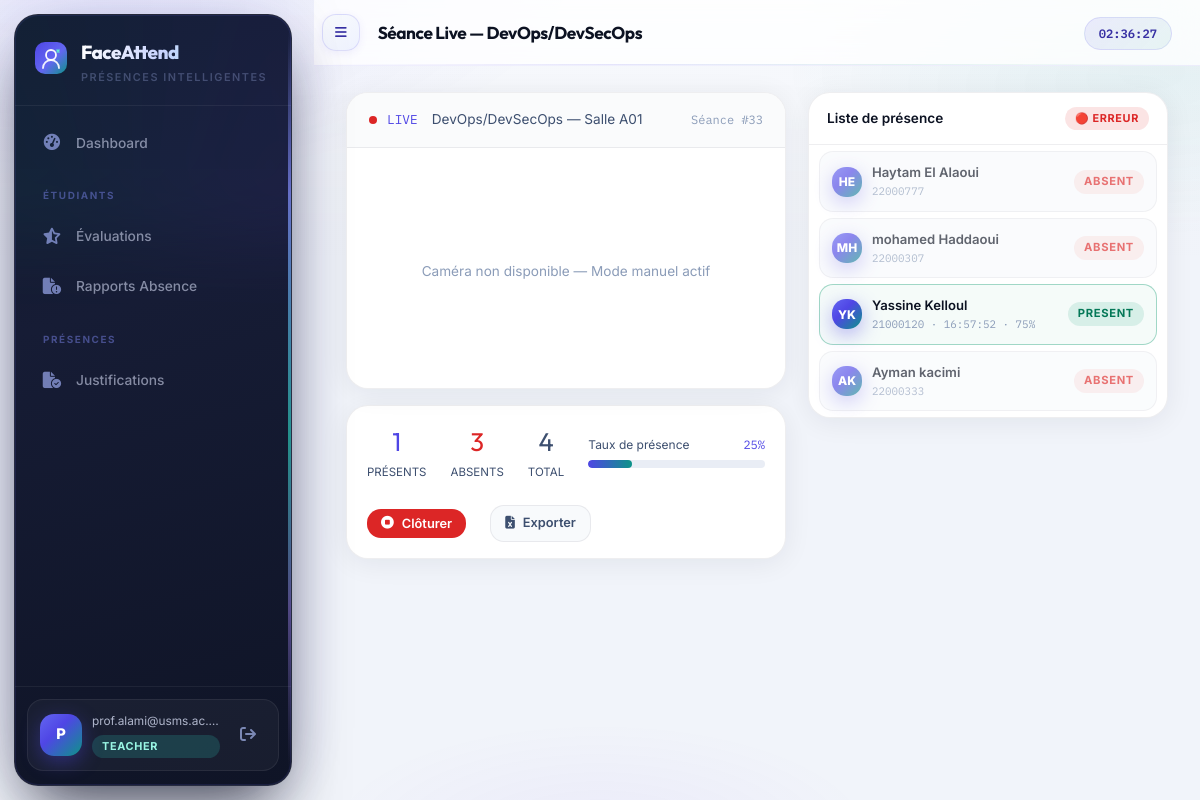
The page /teacher/session/33 (signed in) on the database its author committed.
### app/models/__init__.py (models this page shows, shortened)
class User(UserMixin, db.Model):
    __tablename__ = "users"
    id           = db.Column(db.Integer, primary_key=True)
    email        = db.Column(db.String(255), unique=True, nullable=False, index=True)
    password_hash= db.Column(db.String(255), nullable=False)
    role         = db.Column(db.Enum(RoleEnum), nullable=False)
    is_active    = db.Column(db.Boolean, default=True)
    consent_given= db.Column(db.Boolean, default=False)          # CNDP
    consent_date = db.Column(db.DateTime)
    failed_logins= db.Column(db.Integer, default=0)
    locked_until = db.Column(db.DateTime)
    created_at   = db.Column(db.DateTime, default=lambda: datetime.now(timezone.utc))
    updated_at   = db.Column(db.DateTime, onupdate=lambda: datetime.now(timezone.utc))
    deleted_at   = db.Column(db.DateTime)   # Soft delete (droit à l'oubli CNDP)
    student_profile = db.relationship("Student", back_populates="user", uselist=False)
    teacher_profile = db.relationship("Teacher", back_populates="user", uselist=False)

class Course(db.Model):
    __tablename__ = "courses"
    id          = db.Column(db.Integer, primary_key=True)
    teacher_id  = db.Column(db.Integer, db.ForeignKey("teachers.id"))
    name        = db.Column(db.String(150), nullable=False)
    code        = db.Column(db.String(20), unique=True, nullable=False)
    description = db.Column(db.Text)
    credits     = db.Column(db.Integer, default=3)
    room        = db.Column(db.String(50))
    is_active   = db.Column(db.Boolean, default=True)
    teacher     = db.relationship("Teacher", back_populates="courses")
    sessions    = db.relationship("Session", back_populates="course", lazy="dynamic")
    enrollments = db.relationship("Enrollment", back_populates="course", lazy="dynamic")

class Session(db.Model):
    __tablename__ = "sessions"
    id           = db.Column(db.Integer, primary_key=True)
    course_id    = db.Column(db.Integer, db.ForeignKey("courses.id"))
    started_at   = db.Column(db.DateTime, nullable=False)
    ended_at     = db.Column(db.DateTime)
    room         = db.Column(db.String(50))
    is_closed    = db.Column(db.Boolean, default=False)
    late_threshold_minutes = db.Column(db.Integer, default=15)
    course      = db.relationship("Course", back_populates="sessions")
    attendances = db.relationship("Attendance", back_populates="session", lazy="dynamic")
    @property
    def present_count(self):
        return self.attendances.filter_by(status=AttendanceStatus.PRESENT).count()
    @property
    def absent_count(self):
        return self.attendances.filter_by(status=AttendanceStatus.ABSENT).count()

class Student(db.Model):
    __tablename__ = "students"
    id              = db.Column(db.Integer, primary_key=True)
    user_id         = db.Column(db.Integer, db.ForeignKey("users.id"), unique=True)
    student_number  = db.Column(db.String(20), unique=True, nullable=False)  # CNE / Matricule
    first_name      = db.Column(db.String(100), nullable=False)
    last_name       = db.Column(db.String(100), nullable=False)
    program         = db.Column(db.String(100))   # Filière
    year_of_study   = db.Column(db.Integer)
    group_name      = db.Column(db.String(50))
    face_encoding_enc  = db.Column(db.LargeBinary)   # AES-GCM ciphertext
    face_encoding_nonce= db.Column(db.LargeBinary)   # 96-bit nonce GCM
    face_encoding_tag  = db.Column(db.LargeBinary)   # 128-bit auth tag GCM
    face_photo_enc     = db.Column(db.LargeBinary)
    face_photo_nonce   = db.Column(db.LargeBinary)
    face_photo_tag     = db.Column(db.LargeBinary)
    face_enrolled_at   = db.Column(db.DateTime)
    pseudonym          = db.Column(db.String(64), unique=True)  # Pseudonymisation CNDP
    user        = db.relationship("User", back_populates="student_profile")
    attendances = db.relationship("Attendance", back_populates="student", lazy="dynamic")
    enrollments = db.relationship("Enrollment",  back_populates="student", lazy="dynamic")
    @property
    def full_name(self):
        return f"{self.first_name} {self.last_name}"

class Attendance(db.Model):
    __tablename__ = "attendances"
    ___table_args__ = (
    db.UniqueConstraint("session_id", "student_id"),
    db.Index("ix_att_session_id", "session_id"),
    db.Index("ix_att_student_id", "student_id"),
    db.Index("ix_att_status",     "status"),
)
    id           = db.Column(db.Integer, primary_key=True)
    session_id   = db.Column(db.Integer, db.ForeignKey("sessions.id"))
    student_id   = db.Column(db.Integer, db.ForeignKey("students.id"))
    status       = db.Column(db.Enum(AttendanceStatus), default=AttendanceStatus.ABSENT)
    detected_at  = db.Column(db.DateTime)
    confidence   = db.Column(db.Float)         # Score de similarité faciale
    method       = db.Column(db.String(20), default="face")  # face | manual
    session = db.relationship("Session",  back_populates="attendances")
    student = db.relationship("Student",  back_populates="attendances")
    justification = db.relationship("Justification", back_populates="attendance", uselist=False)

### app/api/teacher.py (the view)
@teacher_bp.route("/session/<int:session_id>")
@teacher_required
def session_live(session_id):
    session = Session.query.get_or_404(session_id)
    students = (
        Student.query
        .join(Attendance, Attendance.student_id == Student.id)
        .filter(Attendance.session_id == session_id)
        .order_by(Student.last_name)
        .all()
    )
    attendances = {a.student_id: a for a in session.attendances.all()}
    _ = session.course.name   # force le chargement eager
    return render_template(
        "teacher/session_live.html",
        session=session,
        students=students,
        attendances=attendances,
    )

### app/api/teacher.py (called while the page is built)
def teacher_required(f):
    @wraps(f)
    @login_required
    def decorated(*args, **kwargs):
        if current_user.role not in (RoleEnum.TEACHER, RoleEnum.ADMIN):
            flash("Accès enseignants uniquement.", "danger")
            return redirect(url_for("auth.login"))
        return f(*args, **kwargs)
    return decorated

### frontend/templates/teacher/session_live.html (shortened to what this page needs)
{% extends "base.html" %}
{% block page_title %}Séance Live — {{ session.course.name }}{% endblock %}
{% block content %}
<div class="live-grid">
  <div>
    <div class="video-card" style="margin-bottom:16px">
      <div class="video-card__header">
        <div class="live-dot"></div>
        <span style="font-family:var(--font-mono);font-size:.8rem;color:var(--accent)">LIVE</span>
        <span style="font-size:.85rem;color:var(--text-2);margin-left:4px">
          {{ session.course.name }} — {{ session.room or session.course.room or 'Salle non définie' }}
        </span>
        <span style="margin-left:auto;font-family:var(--font-mono);font-size:.75rem;color:var(--text-3)">
          Séance #{{ session.id }}
        </span>
      </div>
      {% if not session.is_closed %}
      <div id="cam-err" style="display:none;align-items:center;justify-content:center;height:240px;flex-direction:column;gap:8px;color:var(--text-3)">
        <span style="font-size:.85rem">Caméra non disponible — Mode manuel actif</span>
      </div>
      {% else %}
      <div style="display:flex;align-items:center;justify-content:center;height:200px;flex-direction:column;gap:8px;color:var(--text-3)">
        <i class="fas fa-lock" style="font-size:2rem;color:var(--text-3)"></i>
        <span style="font-size:.85rem">Séance terminée</span>
      </div>
      {% endif %}
    </div>
    <div class="card" style="margin-bottom:16px;padding:16px 20px">
      {% set total_att = session.attendances.count() %}
      {% set pct = (session.present_count / total_att * 100)|round|int if total_att > 0 else 0 %}
      <div style="display:flex;align-items:center;gap:24px;flex-wrap:wrap">
        <div style="text-align:center">
          <div style="font-family:var(--font-head);font-size:1.6rem;color:var(--accent)" id="stat-present">{{ session.present_count }}</div>
          <div style="font-size:.72rem;color:var(--text-2)">PRÉSENTS</div>
        </div>
        <div style="text-align:center">
          <div style="font-family:var(--font-head);font-size:1.6rem;color:var(--danger)" id="stat-absent">{{ session.absent_count }}</div>
          <div style="font-size:.72rem;color:var(--text-2)">ABSENTS</div>
        </div>
        <div style="text-align:center">
          <div style="font-family:var(--font-head);font-size:1.6rem;color:var(--text-2)" id="stat-total">{{ total_att }}</div>
          <div style="font-size:.72rem;color:var(--text-2)">TOTAL</div>
        </div>
        <div style="flex:1;min-width:160px">
          <div style="display:flex;justify-content:space-between;margin-bottom:6px">
            <span style="font-size:.75rem;color:var(--text-2)">Taux de présence</span>
            <span style="font-family:var(--font-mono);font-size:.75rem;color:var(--accent)" id="presence-pct">{{ pct }}%</span>
          </div>
          <div class="progress">
            <div class="progress__bar" id="presence-bar" style="width:{{ pct }}%"></div>
          </div>
        </div>
        {% if not session.is_closed %}
        <form method="POST" action="{{ url_for('teacher.close_session', session_id=session.id) }}"
              onsubmit="return confirm('Fermer la séance ? Cette action est irréversible.')">
          <button type="submit" class="btn btn--danger btn--sm">
            <i class="fas fa-stop-circle"></i> Clôturer
          </button>
        </form>
        <a href="{{ url_for('teacher.export_session', session_id=session.id) }}" class="btn btn--ghost btn--sm">
          <i class="fas fa-file-excel"></i> Exporter
        </a>
        {% endif %}
      </div>
    </div>
  </div>
  <div class="card" style="padding:0;height:fit-content;max-height:680px;overflow:hidden;display:flex;flex-direction:column">
    <div style="padding:14px 18px;border-bottom:1px solid var(--border-2);display:flex;align-items:center;justify-content:space-between">
      <span style="font-size:.85rem;font-weight:600">Liste de présence</span>
      <span id="sync-badge" class="badge" style="background:rgba(217,119,6,.14);color:#b45309">⏳ Sync...</span>
    </div>
    <div style="overflow-y:auto;flex:1" id="attendance-list">
      {% for student in students %}
      {% set att = attendances.get(student.id) %}
      {% set status = att.status.value if att else 'absent' %}
      <div class="presence-item presence-item--{{ status }}"
           data-student="{{ student.id }}"
           style="margin:6px 10px;padding:10px 12px;display:flex;align-items:center;gap:10px;border-radius:var(--radius)">
        <div class="avatar" style="width:30px;height:30px;font-size:.75rem;flex-shrink:0">
          {{ student.first_name[0]|upper }}{{ student.last_name[0]|upper }}
        </div>
        <div style="flex:1;overflow:hidden;min-width:0">
          <div style="font-size:.82rem;font-weight:600;white-space:nowrap;overflow:hidden;text-overflow:ellipsis">
            {{ student.full_name }}
          </div>
          <div class="row-meta" style="font-family:var(--font-mono);font-size:.68rem;color:var(--text-3)">
            {{ student.student_number }}
            {% if att and att.detected_at %}
              · <span class="detect-time">{{ att.detected_at.strftime('%H:%M:%S') }}</span>
              {% if att.confidence %} · <span class="confidence">{{ (att.confidence * 100)|round|int }}%</span>{% endif %}
            {% endif %}
          </div>
        </div>
        <span class="badge badge--{{ status }} status-badge" style="font-size:.7rem;flex-shrink:0">
          {{ status|capitalize }}
        </span>
      </div>
      {% endfor %}
    </div>
  </div>
</div>
{% endblock %}

### frontend/templates/base.html (shortened to what this page needs)
<!DOCTYPE html>
<html lang="fr">
<head>
  <link rel="stylesheet" href="https://cdnjs.cloudflare.com/ajax/libs/font-awesome/6.6.0/css/all.min.css"/>
  <link rel="stylesheet" href="{{ url_for('static', filename='css/main.css') }}"/>
</head>
<body>
{% if current_user.is_authenticated %}
<aside class="sidebar" id="sidebar" aria-label="Navigation principale">
  <div class="sidebar__aurora" aria-hidden="true"></div>
  <div class="sidebar__rail" aria-hidden="true"></div>
  <div class="sidebar__brand">
    <span class="sidebar__logo">
    </span>
    <div class="sidebar__brand-text">
      <span class="sidebar__name">FaceAttend</span>
      <span class="sidebar__tagline">Présences intelligentes</span>
    </div>
  </div>
  <nav class="sidebar__nav">
    {% if current_user.role.value == 'admin' %}
      <a href="{{ url_for('admin.dashboard') }}"
         class="nav-item {% if request.endpoint == 'admin.dashboard' %}active{% endif %}">
        <i class="fas fa-chart-pie"></i><span>Dashboard</span>
      </a>
      <div class="nav-separator">Utilisateurs</div>
      <a href="{{ url_for('admin.students') }}"
         class="nav-item {% if 'students' in request.path and 'edit' not in request.path %}active{% endif %}">
        <i class="fas fa-users"></i><span>Étudiants</span>
      </a>
      <a href="{{ url_for('admin.teachers') }}"
         class="nav-item {% if 'teachers' in request.path and 'edit' not in request.path %}active{% endif %}">
        <i class="fas fa-chalkboard-user"></i><span>Professeurs</span>
      </a>
      <div class="nav-separator">Pédagogie</div>
      <a href="{{ url_for('admin.courses') }}"
         class="nav-item {% if 'courses' in request.path %}active{% endif %}">
        <i class="fas fa-book-open"></i><span>Matières</span>
      </a>
      <div class="nav-separator">Suivi</div>
      <a href="{{ url_for('admin.evaluations') }}"
         class="nav-item {% if 'evaluations' in request.path %}active{% endif %}">
        <i class="fas fa-star-half-stroke"></i><span>Évaluations</span>
      </a>
      <a href="{{ url_for('admin.absence_reports') }}"
         class="nav-item {% if 'absence-reports' in request.path %}active{% endif %}">
        <i class="fas fa-file-circle-exclamation"></i><span>Rapports Absence</span>
      </a>
      <a href="{{ url_for('admin.at_risk') }}"
         class="nav-item {% if 'at-risk' in request.path %}active{% endif %}">
        <i class="fas fa-triangle-exclamation"></i><span>Décrochage</span>
      </a>
      <div class="nav-separator">Exports</div>
      <a href="{{ url_for('admin.export_report') }}" class="nav-item">
        <i class="fas fa-file-excel"></i><span>Export Global</span>
      </a>
    {% elif current_user.role.value == 'teacher' %}
      <a href="{{ url_for('teacher.dashboard') }}"
         class="nav-item {% if request.endpoint == 'teacher.dashboard' %}active{% endif %}">
        <i class="fas fa-gauge-high"></i><span>Dashboard</span>
      </a>
      <div class="nav-separator">Étudiants</div>
      <a href="{{ url_for('teacher.evaluations') }}"
         class="nav-item {% if 'evaluations' in request.path %}active{% endif %}">
        <i class="fas fa-star-half-stroke"></i><span>Évaluations</span>
      </a>
      <a href="{{ url_for('teacher.absence_reports') }}"
         class="nav-item {% if 'absence-reports' in request.path %}active{% endif %}">
        <i class="fas fa-file-circle-exclamation"></i><span>Rapports Absence</span>
      </a>
      <div class="nav-separator">Présences</div>
      <a href="{{ url_for('teacher.justifications') }}"
         class="nav-item {% if 'justifications' in request.path %}active{% endif %}">
        <i class="fas fa-file-circle-check"></i><span>Justifications</span>
      </a>
    {% endif %}
  </nav>
  <div class="sidebar__footer">
    <div class="sidebar__user-card">
      <div class="avatar">{{ current_user.email[0].upper() }}</div>
      <div class="sidebar__user-info">
        <span class="sidebar__user-email">{{ current_user.email }}</span>
        <span class="sidebar__user-role badge badge--{{ current_user.role.value }}">{{ current_user.role.value }}</span>
      </div>
      <a href="{{ url_for('auth.logout') }}" class="btn-logout" title="Déconnexion">
        <i class="fas fa-arrow-right-from-bracket"></i>
      </a>
    </div>
  </div>
</aside>
<main class="main-content">
  <header class="topbar">
    <button class="topbar__toggle" onclick="document.getElementById('sidebar').classList.toggle('collapsed')">
      <i class="fas fa-bars"></i>
    </button>
    <h1 class="topbar__title">{% block page_title %}{% endblock %}</h1>
    <div class="topbar__right">
      <span class="topbar__time" id="clock"></span>
    </div>
  </header>
  <div class="page-body">
    {% block content %}{% endblock %}
  </div>
</main>
{% else %}
  {% block auth_content %}{% endblock %}
{% endif %}
</body>
</html>

### rows shown on the page
User: email "P", email "prof.alami@usms.ac.…", role.value "TEACHER"
Course: course.name "DevOps/DevSecOps"
Student: first_name "H", last_name "E", full_name "Haytam El Alaoui", student_number "22000777", status "ABSENT"
Student: first_name "M", last_name "H", full_name "mohamed Haddaoui", student_number "22000307", status "ABSENT"
Student: first_name "Y", last_name "K", full_name "Yassine Kelloul", student_number "21000120", status "PRESENT"
Attendance: detected_at "16:57:52", (att.confidence*100)|round|int "75"
Student: first_name "A", last_name "K", full_name "Ayman kacimi", student_number "22000333", status "ABSENT"

### other values the page prints
{{ session.room or session.course.room or 'Salle non définie' }} "Salle A01"
{{ session.id }} "33"
{{ session.present_count }} "1"
{{ session.absent_count }} "3"
{{ total_att }} "4"
{{ pct }} "25"
